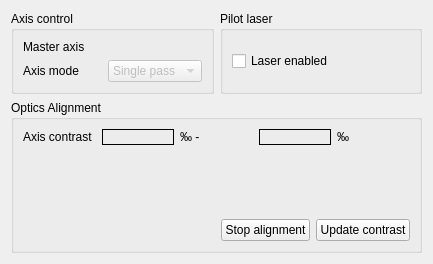
            <widget class="QWidget" name="tw_Alignment">
             <attribute name="title">
              <string>Alignment</string>
             </attribute>
             <layout class="QGridLayout" name="gridLayout_26">
              <item row="0" column="0">
               <layout class="QGridLayout" name="gridLayout_22">
                <item row="0" column="0">
                 <layout class="QHBoxLayout" name="horizontalLayout_4">
                  <item>
                   <widget class="QGroupBox" name="groupBox_4">
                    <property name="title">
                     <string>Axis control</string>
                    </property>
                    <layout class="QGridLayout" name="gridLayout_19">
                     <item row="0" column="0">
                      <layout class="QGridLayout" name="gridLayout_18">
                       <item row="0" column="0">
                        <widget class="QLabel" name="lbl_master_axis">
                         <property name="text">
                          <string>Master axis</string>
                         </property>
                        </widget>
                       </item>
                       <item row="0" column="1">
                        <widget class="QLabel" name="lbl_master_axis_value">
                         <property name="text">
                          <string/>
                         </property>
                        </widget>
                       </item>
                       <item row="1" column="0">
                        <widget class="QLabel" name="lbl_master_axis_mode">
                         <property name="text">
                          <string>Axis mode</string>
                         </property>
                        </widget>
                       </item>
                       <item row="1" column="1">
                        <widget class="QComboBox" name="comboBox_axis_mode">
                         <property name="enabled">
                          <bool>false</bool>
                         </property>
                         <item>
                          <property name="text">
                           <string>Single pass</string>
                          </property>
                         </item>
                         <item>
                          <property name="text">
                           <string>Dual Pass</string>
                          </property>
                         </item>
                        </widget>
                       </item>
                      </layout>
                     </item>
                    </layout>
                   </widget>
                  </item>
                  <item>
                   <widget class="QGroupBox" name="groupBox_pilot_laser">
                    <property name="title">
                     <string>Pilot laser</string>
                    </property>
                    <layout class="QGridLayout" name="gridLayout_20">
                     <item row="0" column="0">
                      <layout class="QVBoxLayout" name="verticalLayout_4">
                       <item>
                        <widget class="QCheckBox" name="cb_laser_enabled">
                         <property name="text">
                          <string>Laser enabled </string>
                         </property>
                        </widget>
                       </item>
                      </layout>
                     </item>
                    </layout>
                   </widget>
                  </item>
                 </layout>
                </item>
                <item row="1" column="0">
                 <widget class="QGroupBox" name="groupBox_optics_align">
                  <property name="title">
                   <string>Optics Alignment</string>
                  </property>
                  <layout class="QGridLayout" name="gridLayout_21">
                   <item row="0" column="0">
                    <layout class="QVBoxLayout" name="verticalLayout_5">
                     <item>
                      <layout class="QHBoxLayout" name="horizontalLayout_5">
                       <item>
                        <widget class="QLabel" name="lbl_axis_contrast">
                         <property name="text">
                          <string>Axis contrast</string>
                         </property>
                        </widget>
                       </item>
                       <item>
                        <widget class="QLabel" name="lbl_contrast_min">
                         <property name="frameShape">
                          <enum>QFrame::Box</enum>
                         </property>
                         <property name="text">
                          <string/>
                         </property>
                        </widget>
                       </item>
                       <item>
                        <widget class="QLabel" name="lbl_axis_contrast_units1">
                         <property name="text">
                          <string>‰ -</string>
                         </property>
                        </widget>
                       </item>
                       <item>
                        <widget class="QLabel" name="lbl_contrast_max">
                         <property name="frameShape">
                          <enum>QFrame::Box</enum>
                         </property>
                         <property name="text">
                          <string/>
                         </property>
                        </widget>
                       </item>
                       <item>
                        <widget class="QLabel" name="lbl_axis_contrast_units2">
                         <property name="text">
                          <string>‰</string>
                         </property>
                        </widget>
                       </item>
                      </layout>
                     </item>
                     <item>
                      <spacer name="verticalSpacer_6">
                       <property name="orientation">
                        <enum>Qt::Vertical</enum>
                       </property>
                       <property name="sizeHint" stdset="0">
                        <size>
                         <width>20</width>
                         <height>68</height>
                        </size>
                       </property>
                      </spacer>
                     </item>
                     <item>
                      <layout class="QHBoxLayout" name="horizontalLayout_8">
                       <item>
                        <spacer name="horizontalSpacer_7">
                         <property name="orientation">
                          <enum>Qt::Horizontal</enum>
                         </property>
                         <property name="sizeHint" stdset="0">
                          <size>
                           <width>198</width>
                           <height>17</height>
                          </size>
                         </property>
                        </spacer>
                       </item>
                       <item>
                        <widget class="QPushButton" name="pb_align_stop">
                         <property name="text">
                          <string>Stop alignment</string>
                         </property>
                        </widget>
                       </item>
                       <item>
                        <widget class="QPushButton" name="pb_align_update">
                         <property name="text">
                          <string>Update contrast</string>
                         </property>
                        </widget>
                       </item>
                      </layout>
                     </item>
                    </layout>
                   </item>
                  </layout>
                 </widget>
                </item>
               </layout>
              </item>
             </layout>
            </widget>
